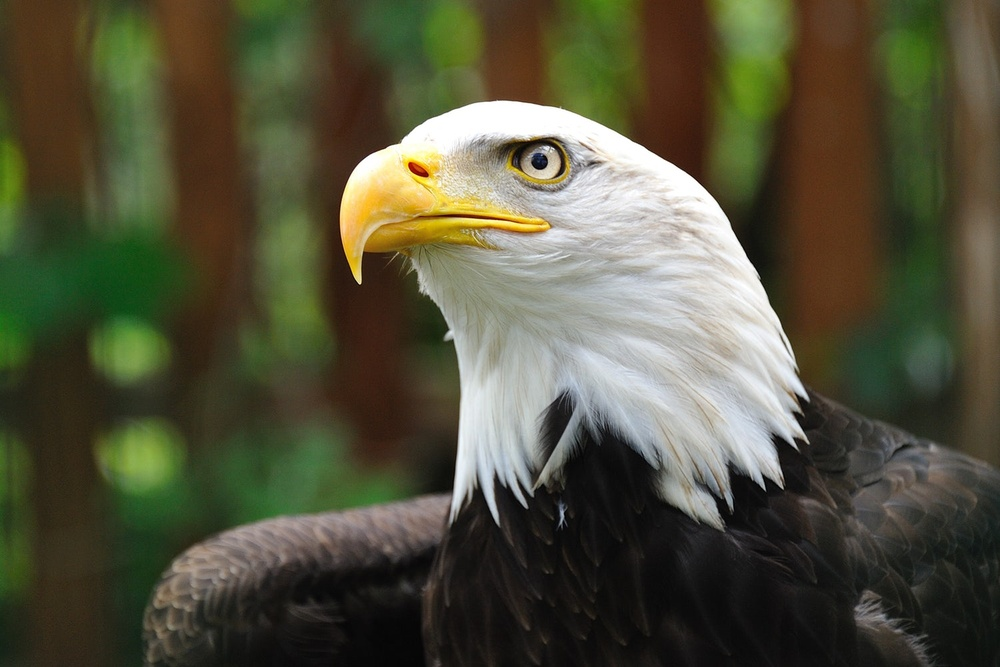
//> input picture parcial/Sobel/imagenes/aguila.jpg, 1000 x 667 px, shrunk from 1500 x 1000 before the run
$ ./secuencial imagenes/aguila.jpg   (built with g++ and OpenCV 4)
//> lines starting //> are read from the running program, lines starting //| are printed output that depends on the picture
#include "opencv2/core/core.hpp"
#include "opencv2/highgui/highgui.hpp"
#include "opencv2/imgproc/imgproc.hpp"
#include <cv.h>
#include <sys/time.h>
#include <stdio.h>
#include <stdlib.h>

using namespace cv;

int main(int argc, char **argv)
{
	int alto, ancho, tamanno;
	char *nombre_imagen = argv[1];
	char *nombre_resultado;
	nombre_resultado = (char*)malloc(sizeof(char)*255);
	struct timeval inicio, fin;
	double tiempo;

	Mat imagen;
	Mat resultado;

	imagen = imread(nombre_imagen, CV_LOAD_IMAGE_GRAYSCALE);
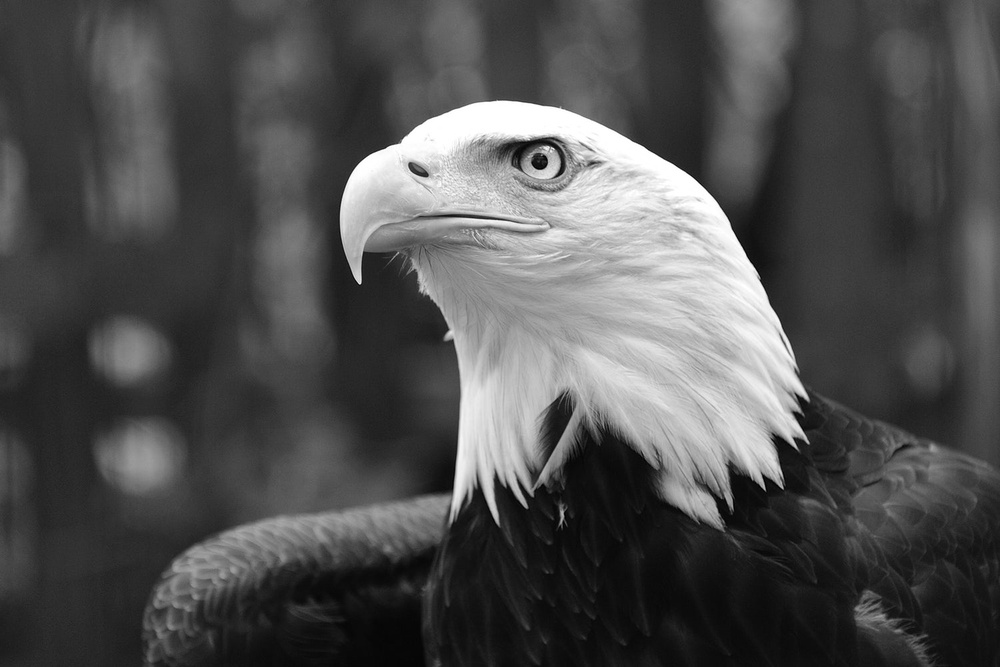
//> imagen: 667 rows x 1000 cols, CV_8UC1; min 0, max 255, mean 80.1
	Size t_imagen = imagen.size();
//> t_imagen = Size(1000, 667)
	alto = t_imagen.height;
//> alto = 667
	ancho = t_imagen.width;
//> ancho = 1000
	tamanno = sizeof(unsigned char)*alto*ancho;
//> tamanno = 667000

	gettimeofday(&inicio, NULL);

	Sobel(imagen, resultado, CV_8U, 1, 0);
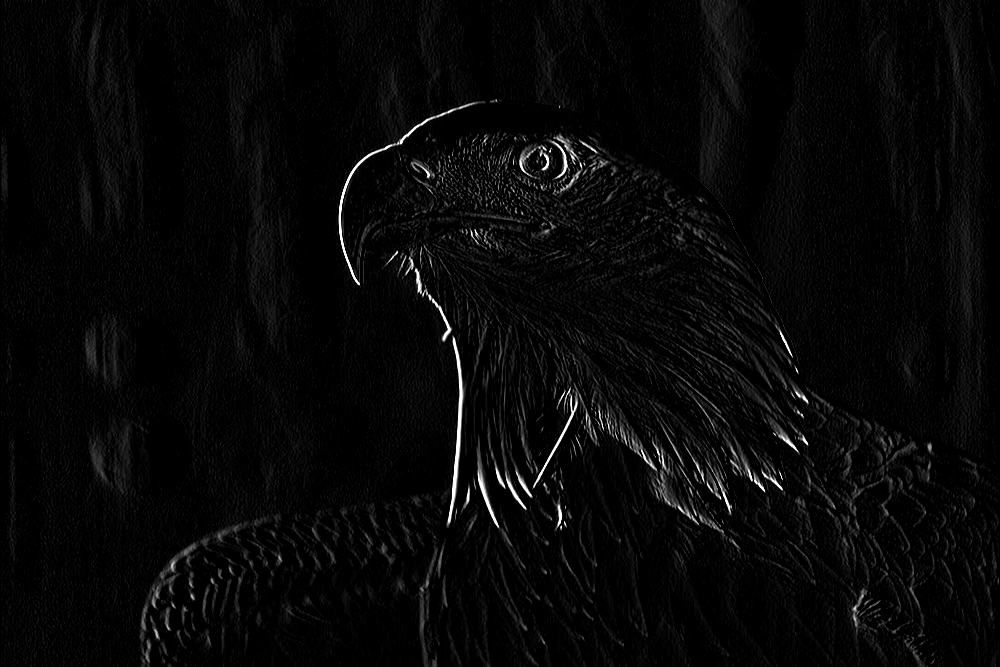
//> resultado: 667 rows x 1000 cols, CV_8UC1; min 0, max 255, mean 7.6

	gettimeofday(&fin, NULL);
	tiempo = ((fin.tv_sec  - inicio.tv_sec) * 1000000u + fin.tv_usec - inicio.tv_usec) / 1.e6;
	printf("%f\n",tiempo);

	nombre_resultado = strcat(nombre_imagen,".seq.jpg");
	imwrite(nombre_resultado,resultado);

	return 0;
}
